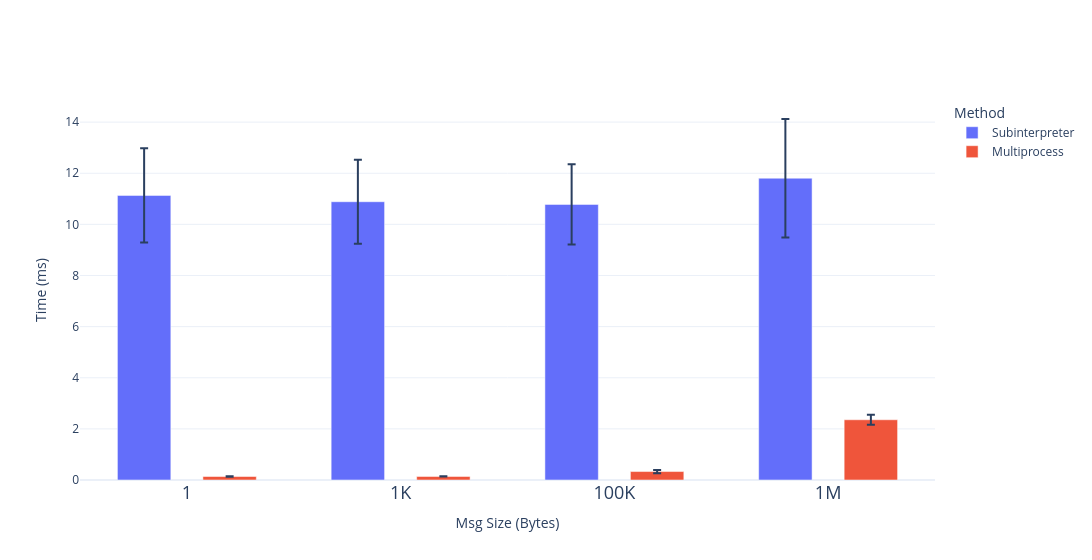

Here is the notebook cell this chart was saved with:
### Code cell
fig = go.Figure()

fig.add_bar(
    name="Subinterpreter",
    x=msg_sizes,
    y=subint_mean,
    error_y=dict(type="data", array=subint_err, visible=True),
    width=0.25,
    textposition="outside"
)

fig.add_bar(
    name="Multiprocess",
    x=msg_sizes,
    y=mp_mean,
    error_y=dict(type="data", array=mp_err, visible=True),
    width=0.25,
    textposition="outside"
)

fig.update_layout(
    width=1200,
    xaxis=dict(tickfont=dict(size=18)),
    xaxis_title="Msg Size (Bytes)",
    yaxis_title="Time (ms)",
    barmode="group",
    bargap=0.2,
    legend_title_text="Method",
    template="plotly_white"
)

fig.show()

### Figure 1 — Plotly figure (JSON) as saved in the notebook; plotly's stock layout.template omitted (floating-point values rounded to 4 significant figures)
{"data": [{"error_y": {"array": [1.84, 1.644, 1.569, 2.316], "type": "data", "visible": true}, "name": "Subinterpreter", "textposition": "outside", "type": "bar", "width": 0.25, "x": ["1", "1K", "100K", "1M"], "y": [11.13, 10.89, 10.78, 11.81]}, {"error_y": {"array": [0.006293, 0.007207, 0.06332, 0.1938], "type": "data", "visible": true}, "name": "Multiprocess", "textposition": "outside", "type": "bar", "width": 0.25, "x": ["1", "1K", "100K", "1M"], "y": [0.1367, 0.1397, 0.3309, 2.357]}], "layout": {"bargap": 0.2, "barmode": "group", "legend": {"title": {"text": "Method"}}, "width": 1200, "xaxis": {"tickfont": {"size": 18}, "title": {"text": "Msg Size (Bytes)"}}, "yaxis": {"title": {"text": "Time (ms)"}}}}
